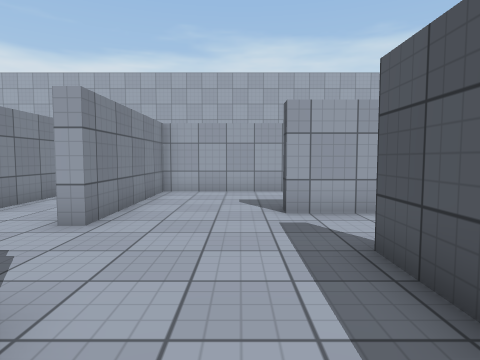
[1] (above)

24 first-person views from a walk through a scene from a Unity 3-D project. The camera is 1.2 m above the floor, tilts 4° down and sees 75° across. The floor is counted in squares, 1 m on a side. Each view is taken from the middle of a square. On the plan, view 1 faces up. The plan holds only what a view shows up to about 13 squares ahead; the rest is blank. The place goes on beyond the plan. The player character is not drawn. Surface patterns are stand-ins for the level's own textures.

[2]
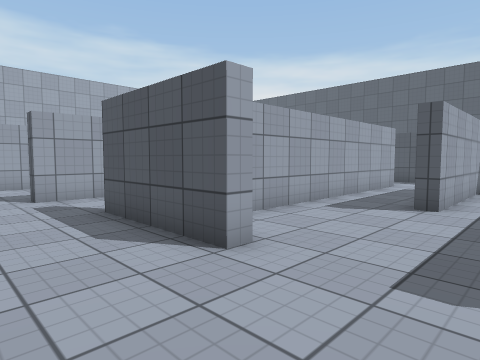

[3]
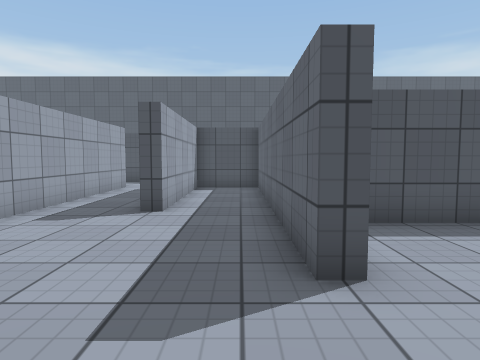

[4]
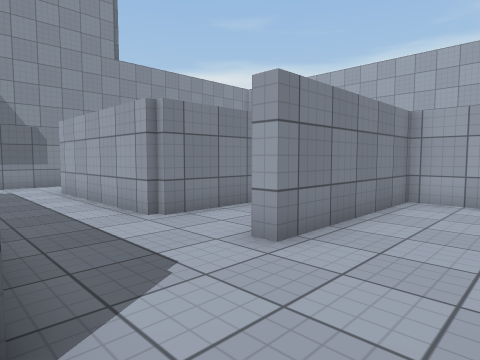

[5]
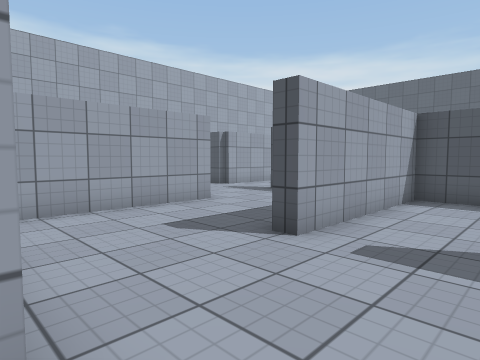

[6]
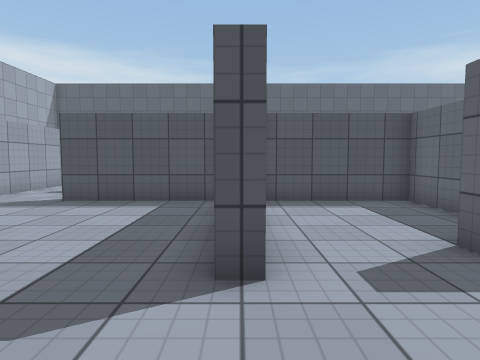

[7]
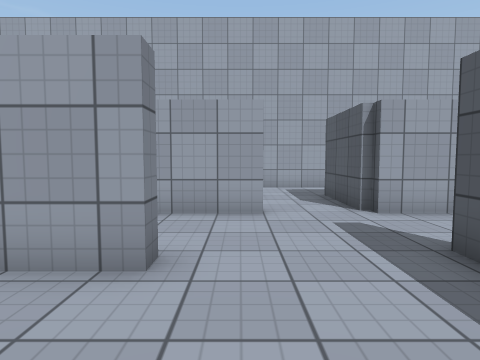

[8]
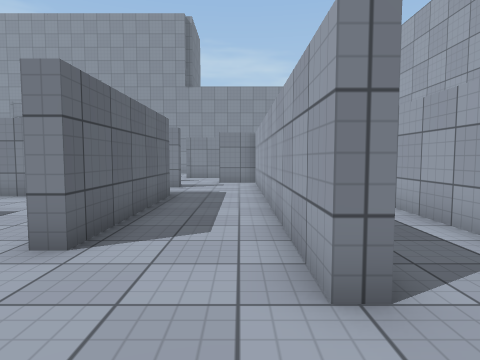

[9]
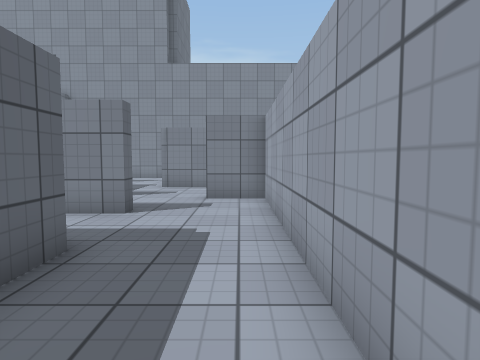

[10]
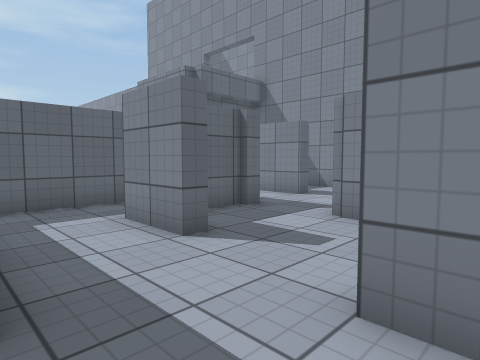

[11]
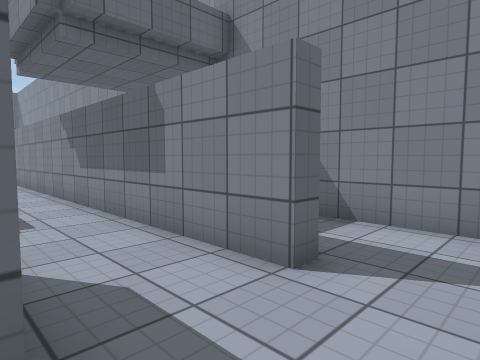

[12]
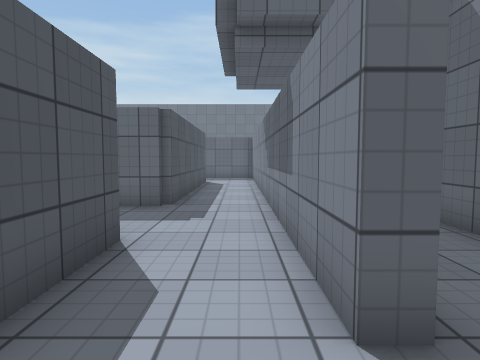

[13]
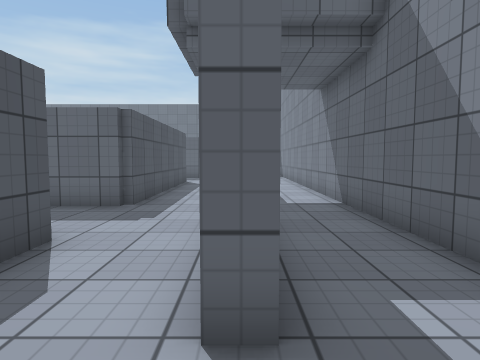

[14]
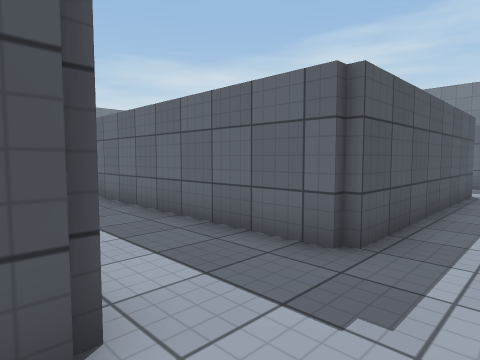

[15]
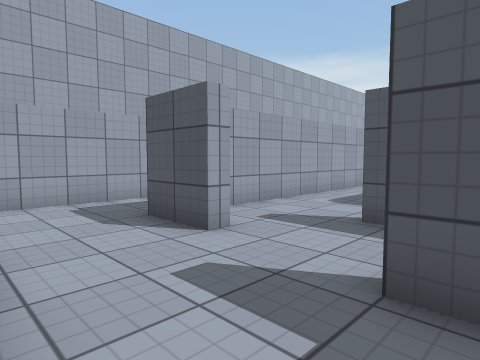

[16]
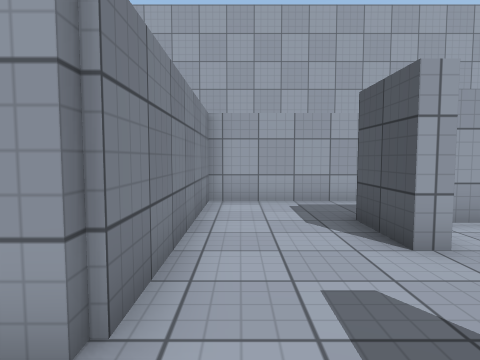

[17]
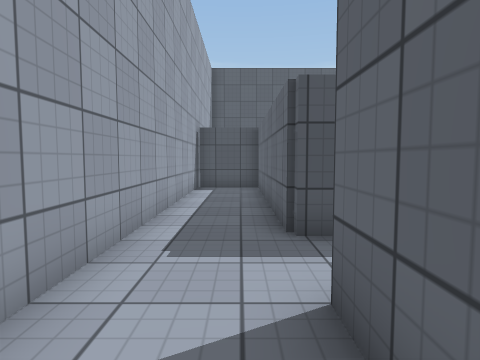

[18]
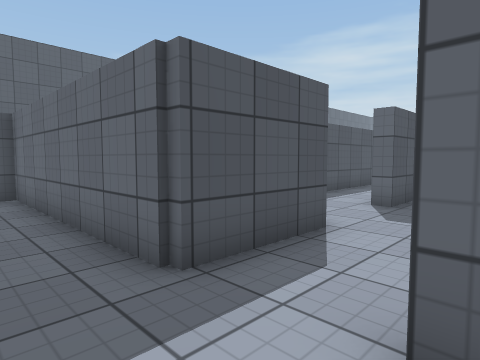

[19]
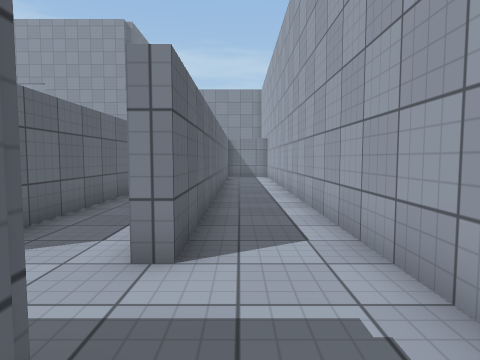

[20]
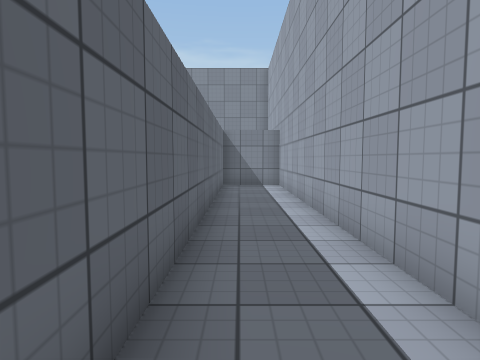

[21]
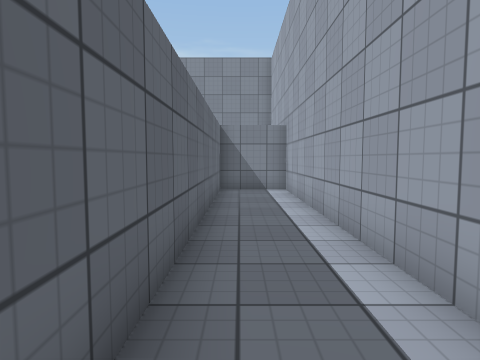

[22]
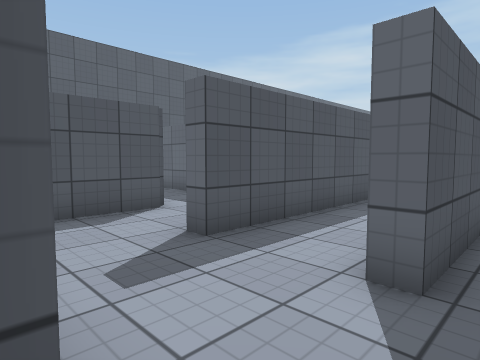

[23]
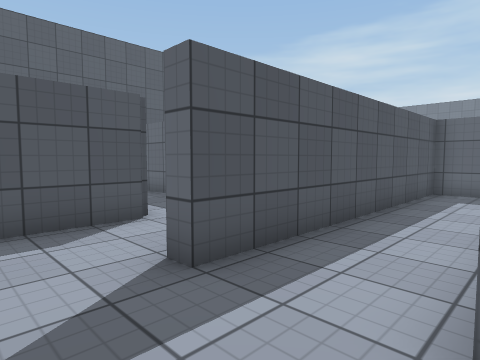

[24]
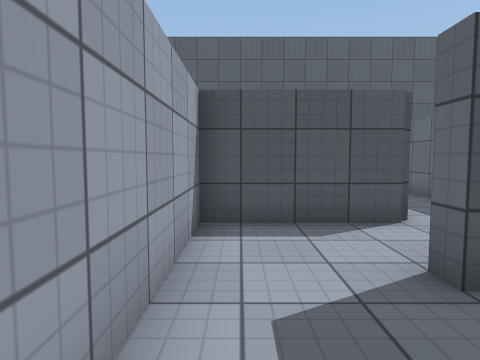

### Floor plan
Ten units are one square. View 1 is at (0, 0); x grows to the right and y downward. Boxes are objects, and circles mark ways between rooms. Rooms are numbered by the first view taken in them; rooms with no view inside come last. Other rooms are left out.
<svg viewBox="-159 -213 311 279">
<path fill="none" stroke="#000" d="M46 -22 68 -22 68 -67 10 -67 10 -73M68 -76 68 -120 72 -120M22 0 18 0 18 -40 24 -40M85 -22 97 -22 97 -120 104 -120M-30 -118 30 -118 30 -112 -27 -112 -27 -55 -32 -55M-62 -110 -62 -115 -57 -115 -57 -53 -120 -53M45 -154 45 -147 -82 -147 -82 -130 -87 -130 -87 -150M68 -150 68 -183M-25 -153 28 -153M30 44 30 38 124 38M-92 -92 -92 -100 -88 -100 -88 -80M23 -177 -5 -177M127 -109 127 -147 70 -147 70 -151M130 -17 41 -17M-117 -82 -106 -82M-123 -54 -123 -79M-122 -85 -118 -85M127 39 127 13 70 13 70 7M-72 -177 -119 -177 -119 -107 -125 -107M-154 -81 -148 -81 -148 58M-123 61 -123 -22 -40 -22M68 -183 147 -183 147 -208 -119 -208 -119 -183 45 -183 45 -178M-99 -58 -70 -58"/>
<circle cx="55" cy="-180" r="3" fill="#2a7"/>
<circle cx="-75" cy="-85" r="3" fill="#2a7"/>
<text x="20" y="-60">1</text>
<text x="20" y="-190">2</text>
<text x="-90" y="-70">3</text>
</svg>
Room 1 opens to room 2. Room 1 opens to room 3.

Where each view was taken, in squares from view 1:
view 1: 0 up, 0 right, facing up
view 2: 3 down, 1 left, facing up-right
view 3: 3 down, 0 right, facing right
view 4: 2 up, 0 right, facing up-left
view 5: 4 up, 3 left, facing up-right
view 6: 7 up, 2 left, facing right
view 7: 8 up, 4 right, facing up
view 8: 14 up, 7 right, facing left
view 9: 14 up, 1 right, facing left
view 10: 14 up, 6 left, facing down-left
view 11: 10 up, 12 left, facing down-left
view 12: 10 up, 14 left, facing down
view 13: 10 up, 15 left, facing down
view 14: 6 up, 14 left, facing down-right
view 15: 9 up, 12 left, facing up-right
view 16: 9 up, 11 left, facing up
view 17: 19 up, 2 right, facing right
view 18: 20 up, 4 right, facing down-right
view 19: 19 up, 8 right, facing left
view 20: 19 up, 2 right, facing left
view 21: 19 up, 0 right, facing left
view 22: 15 up, 6 right, facing down-right
view 23: 14 up, 7 right, facing down-right
view 24: 14 up, 7 right, facing right
